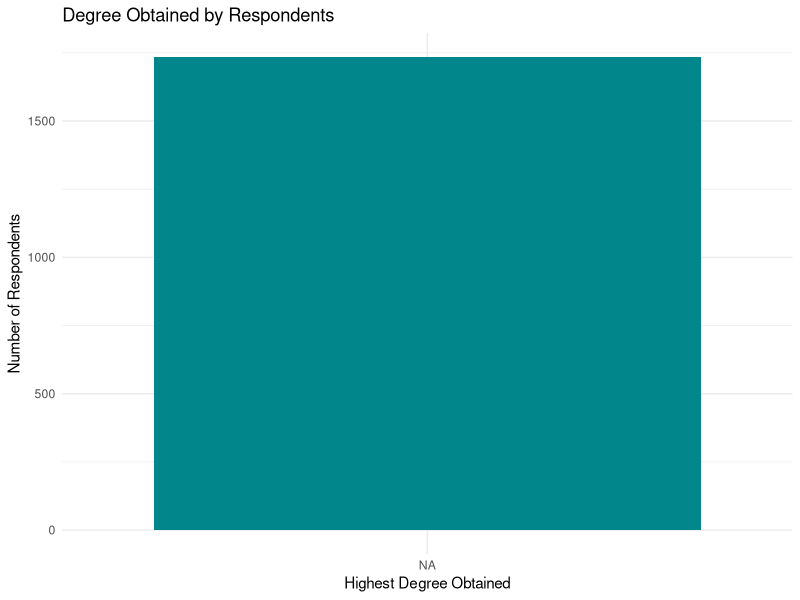
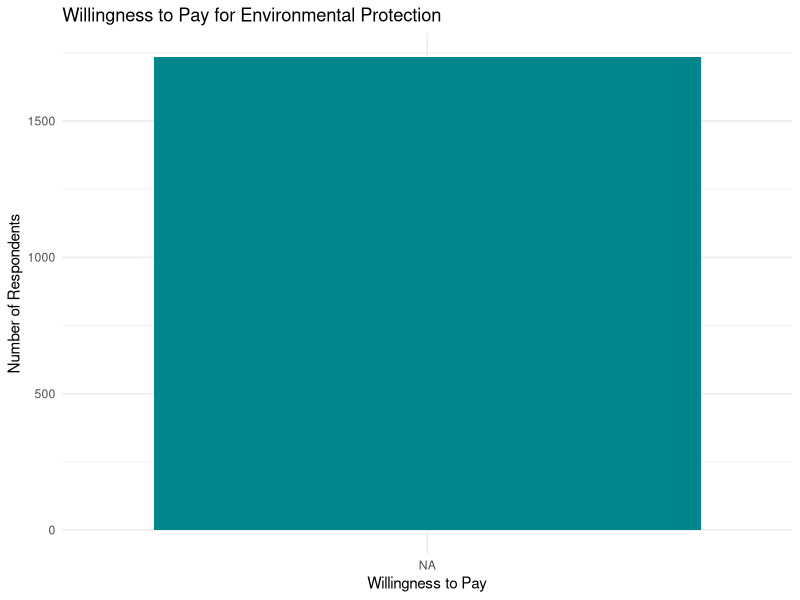
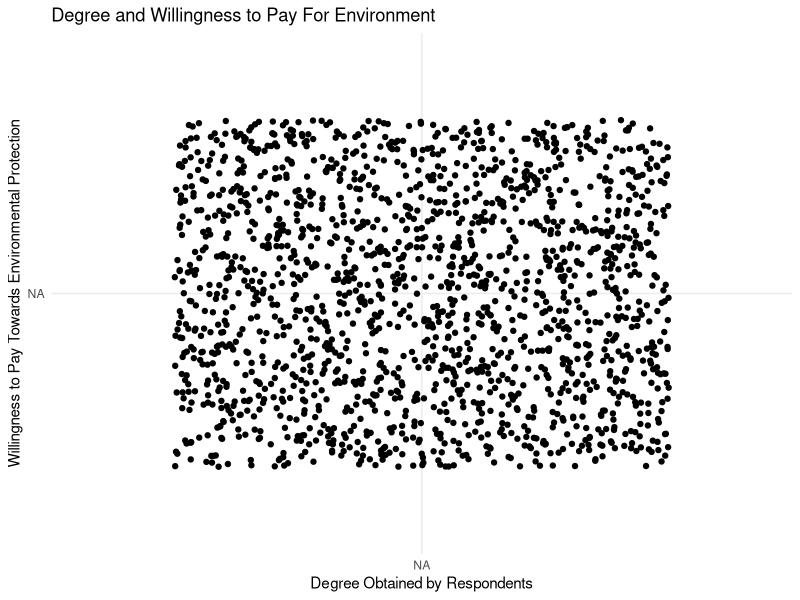
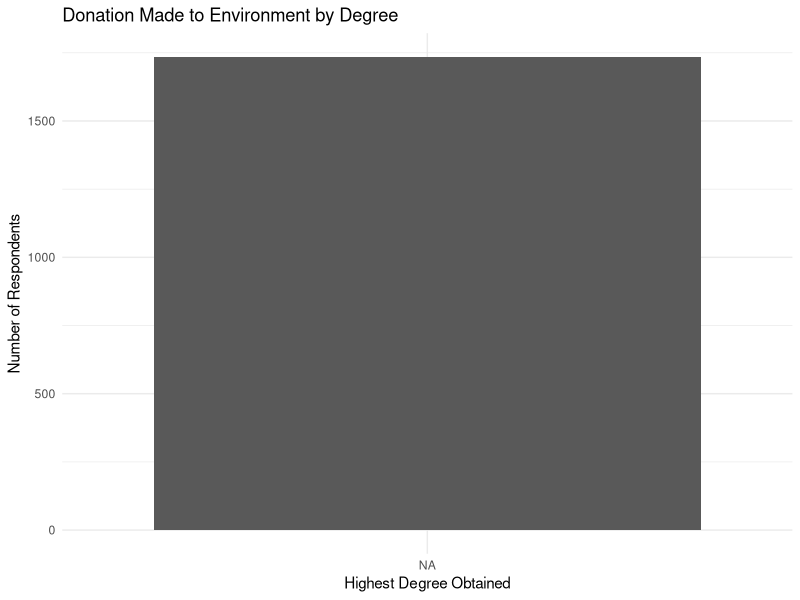

The R script that drew these images, in order:
## ---- chunk 1
#| include: false
#| warning: false
#| message: false

#### Quarto workspace setup and reading csv's into quarto ####
library(tidyverse)
library(haven)
library(here)
library(dplyr)
library(labelled)

# respondents' degree obtained 
clean_data_degree <- read_csv(here::here("inputs/data/degrees_clean.csv"))

# respondents' willingness to donate towards protecting the environment
clean_data_willingness <- read_csv(here::here("inputs/data/willingness_clean.csv"))

# respondents who donated to an environmental group
clean_data_donation <- read_csv(here::here("inputs/data/donation_clean.csv"))

## ---- chunk 2
#| label: fig-1
#| fig-cap: Highest Degree of Education Obtained by Respondents
#| echo: false
#| fig-width: 8
#| fig-height: 4

clean_data_degree$degree <-
  factor(clean_data_degree$degree,
         levels = c("< High School", "High School", "Junior College", "Bachelors", "Graduate"))

clean_data_degree |>
  ggplot(aes(x = degree)) +
  geom_bar(fill = "turquoise4") +
  theme_minimal() +
  labs(x = "Highest Degree Obtained",
       y = "Number of Respondents",
       title = "Degree Obtained by Respondents")
## ---- chunk 3
#| label: fig-2
#| fig-cap: Respondents' willingness to pay to protect the environment
#| echo: false
#| fig-width: 8
#| fig-height: 4

clean_data_willingness$grnprice <-
  factor(clean_data_willingness$grnprice,
         levels = c("Very Unwilling", "Fairly Unwilling", "Neutral", "Fairly Willing", "Very Willing"))

clean_data_willingness |>
  ggplot(aes(x = grnprice)) +
  geom_bar(fill = "turquoise4") +
  theme_minimal() +
  labs(x = "Willingness to Pay",
       y = "Number of Respondents",
       title = "Willingness to Pay for Environmental Protection")
## ---- chunk 4
#| label: fig-3
#| fig-cap: Respondents' degree and willingness to pay to protect the environment
#| echo: false
#| fig-width: 8
#| fig-height: 4

degree_and_willingness <-
  clean_data_degree |>
  left_join(clean_data_willingness, by = join_by(id), suffix = c("Degree", "Willingness"))

degree_and_willingness |>
  ggplot(aes(x = degree, y = grnprice)) +
  geom_jitter() +
  theme_minimal() +
  labs(x = "Degree Obtained by Respondents",
       y = "Willingness to Pay Towards Environmental Protection",
       title = "Degree and Willingness to Pay For Environment")

## ---- chunk 5
#| label: fig-4
#| fig-cap: Respondents' degree and donation made for environmental protection
#| echo: false
#| fig-width: 8
#| fig-height: 4

clean_data_degree$degree <-
  factor(clean_data_degree$degree,
         levels = c("< High School", "High School", "Junior College", "Bachelors", "Graduate"))

degree_and_donation <-
  clean_data_degree |>
  left_join(clean_data_donation, by = join_by(id), suffix = c("Degree", "Donation"))

degree_and_donation |>
  ggplot(mapping = aes(x = degree, fill = grnmoney)) +
  geom_bar(position = "dodge2") +
  theme_minimal() +
  scale_fill_brewer(palette = "Paired") +
  labs(x = "Highest Degree Obtained",
       y = "Number of Respondents",
       title = "Donation Made to Environment by Degree", 
       fill = "Donation Made")
